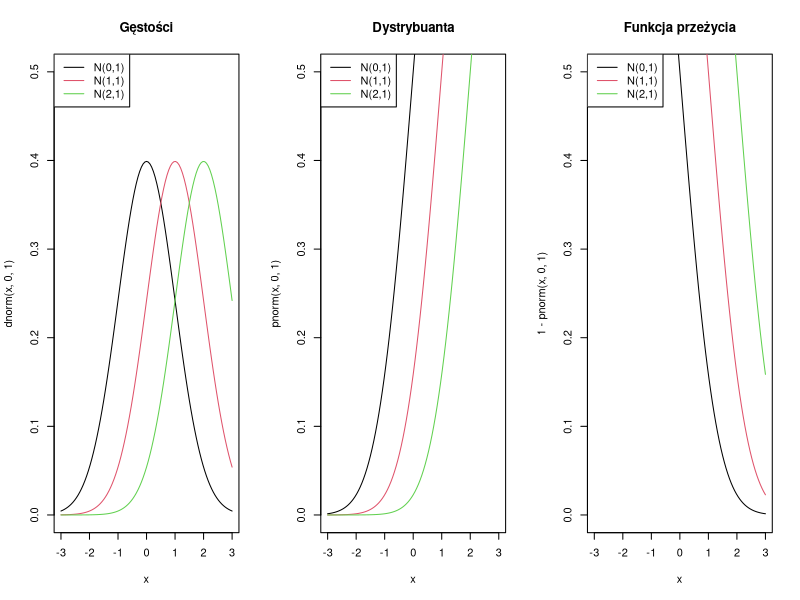
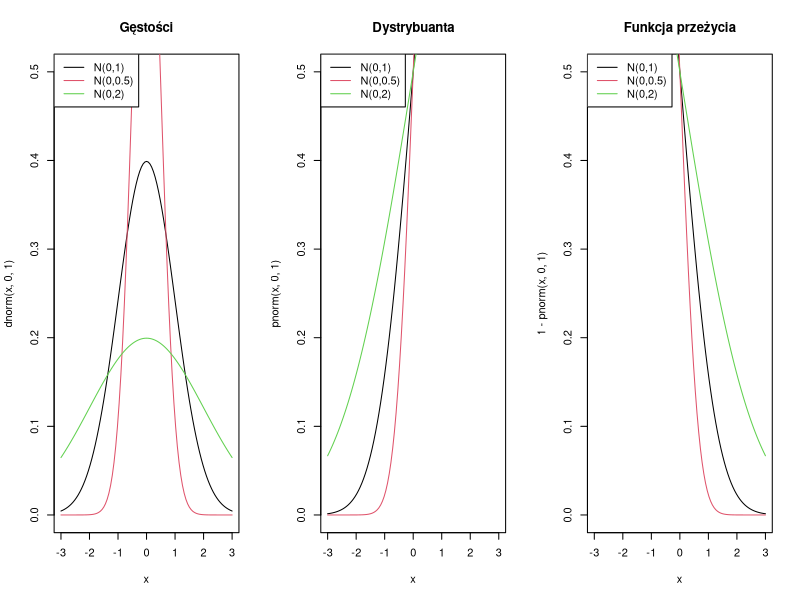
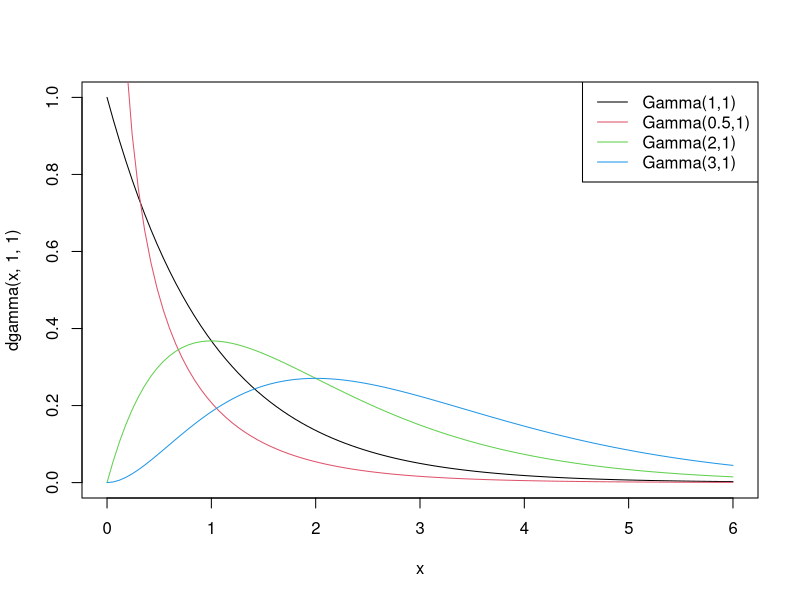
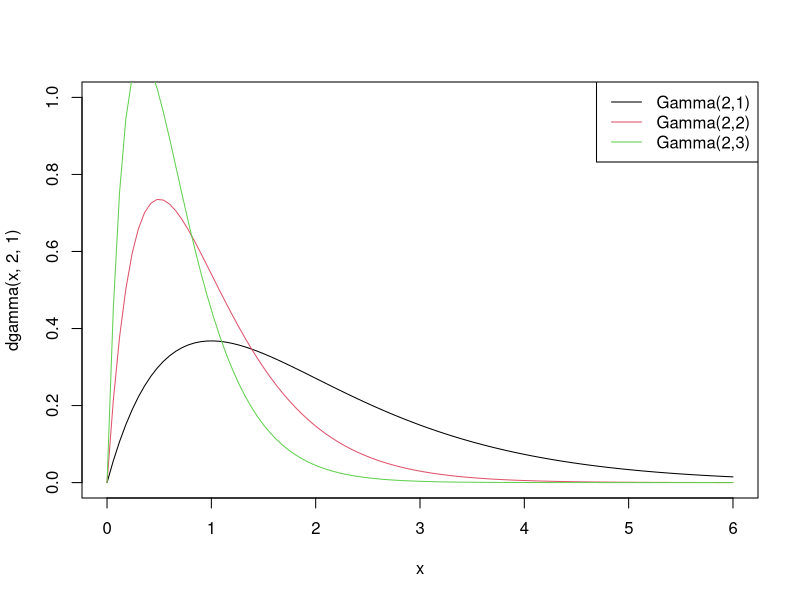
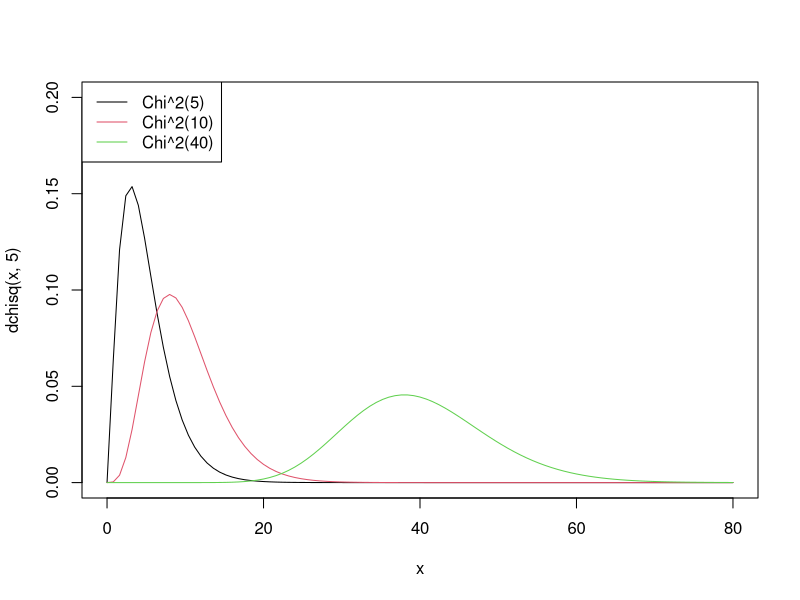
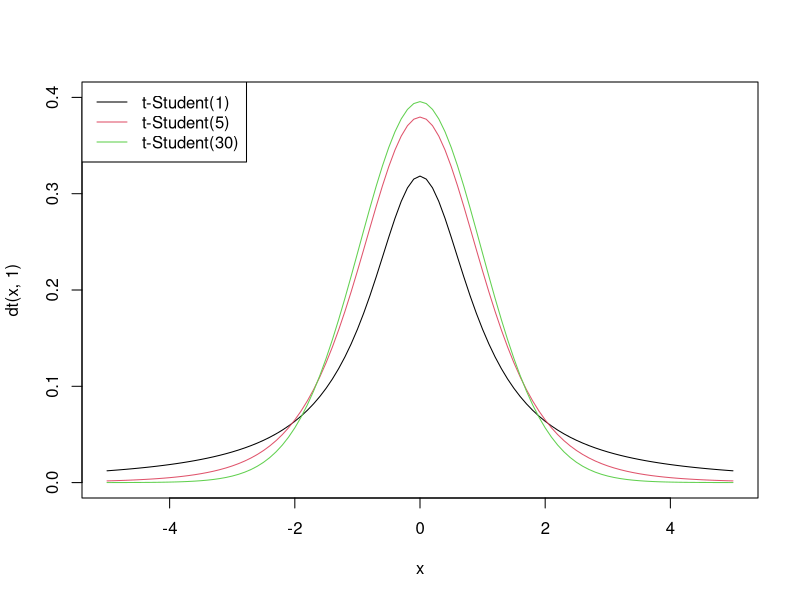
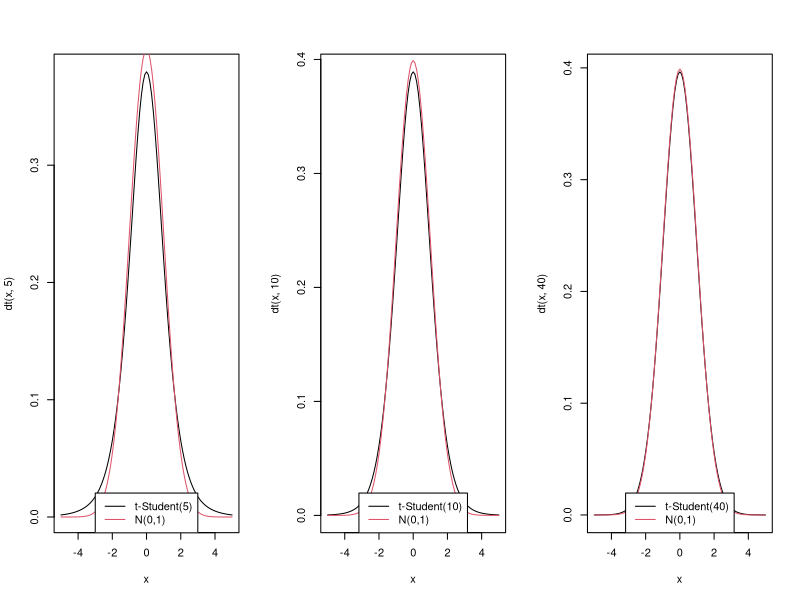
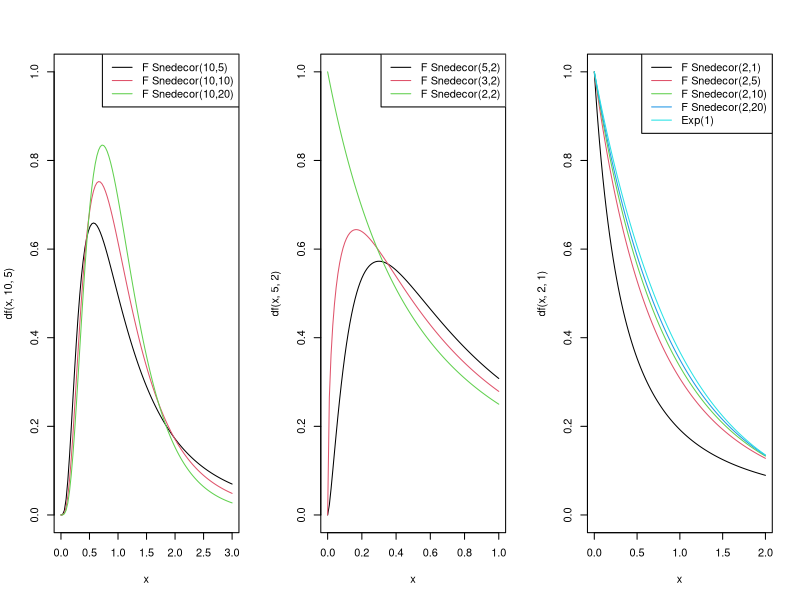

Write R code to recreate these figures, in order.
###########################################
###       STATYSTYKA MATEMATYCZNA       ###
###           LABORATORIUM 1            ###
###########################################


# Cel: wybrane rozkłady prawdopodobieństwa --------------------------------

# nrom - rozkład normalny
# chisq - rozkład chi-kwadrat
# gamma - rozkład gamma
# exp - rozkład wykładniczy
# f - rozkład F-Snedecora

# d - gęstość f(x) lub rozkład prawdopodobieństwa P(X=x)
# p - dystrybuanta F(x) = P(X<=x)
# q - funkcja kwantylowa F^{1}(p)
# r - generowanie liczb pseudolosowych


# Zadanie 1 ---------------------------------------------------------------

# a) N(0, 1), N(1, 1), N(2, 1)

par(mfrow = c(1, 3))

# gęstość

#?curve
# curve can plot also an expression in the variable x

curve(dnorm(x, 0, 1), xlim = c(-3, 3), ylim = c(0, 0.5), col = 1)
curve(dnorm(x, 1, 1), xlim = c(-3, 3), col = 2, add = TRUE)
curve(dnorm(x, 2, 1), xlim = c(-3, 3), col = 3, add = TRUE)
legend("topleft", c("N(0,1)","N(1,1)", "N(2,1)"), lty = 1, col = 1:3, text.col = 1)

title("Gęstości")


# dystrybuanta

curve(pnorm(x, 0, 1), xlim = c(-3, 3), ylim = c(0, 0.5), col = 1)
curve(pnorm(x, 1, 1), xlim = c(-3, 3), col = 2, add = TRUE)
curve(pnorm(x, 2, 1), xlim = c(-3, 3), col = 3, add = TRUE)
legend("topleft", c("N(0,1)","N(1,1)", "N(2,1)"), lty = 1, col = 1:3, text.col = 1)

title("Dystrybuanta")


# funkcja przeżycia 

curve(1 - pnorm(x, 0, 1), xlim = c(-3, 3), ylim = c(0, 0.5), col = 1)
curve(1 - pnorm(x, 1, 1), xlim = c(-3, 3), col = 2, add = TRUE)
curve(1 - pnorm(x, 2, 1), xlim = c(-3, 3), col = 3, add = TRUE)
legend("topleft", c("N(0,1)","N(1,1)", "N(2,1)"), lty = 1, col = 1:3, text.col = 1)

title("Funkcja przeżycia")


# b) N(0, 1), N(0, 0.5), N(0, 2)

par(mfrow = c(1, 3))

# gęstość

curve(dnorm(x, 0, 1), xlim = c(-3, 3), ylim = c(0, 0.5), col = 1)
curve(dnorm(x, 0, 0.5), xlim = c(-3, 3), col = 2, add = TRUE)
curve(dnorm(x, 0, 2), xlim = c(-3, 3), col = 3, add = TRUE)
legend("topleft", c("N(0,1)","N(0,0.5)", "N(0,2)"), lty = 1, col = 1:3, text.col = 1)

title("Gęstości")


# dystrybuanta

curve(pnorm(x, 0, 1), xlim = c(-3, 3), ylim = c(0, 0.5), col = 1)
curve(pnorm(x, 0, 0.5), xlim = c(-3, 3), col = 2, add = TRUE)
curve(pnorm(x, 0, 2), xlim = c(-3, 3), col = 3, add = TRUE)
legend("topleft", c("N(0,1)","N(0,0.5)", "N(0,2)"), lty = 1, col = 1:3, text.col = 1)

title("Dystrybuanta")


# funkcja przeżycia

curve(1 - pnorm(x, 0, 1), xlim = c(-3, 3), ylim = c(0, 0.5), col = 1)
curve(1 - pnorm(x, 0, 0.5), xlim = c(-3, 3), col = 2, add = TRUE)
curve(1 - pnorm(x, 0, 2), xlim = c(-3, 3), col = 3, add = TRUE)
legend("topleft", c("N(0,1)","N(0,0.5)", "N(0,2)"), lty = 1, col = 1:3, text.col = 1)

title("Funkcja przeżycia")


# Zadanie 2 ---------------------------------------------------------------

pnorm(3, 0, 1) - pnorm(-3, 0, 1)


# Zadanie 3 ---------------------------------------------------------------

# a) 
pnorm(179, 173, 6)

# b)
pnorm(180, 173, 6) - pnorm(167, 173, 6)

# c)
1 - pnorm(181, 173, 6)

# d)
qnorm(0.6, 173, 6)


# Zadanie 4 ---------------------------------------------------------------

# a)
qnorm(0.95, 0, 1)

# b)
qnorm(0.975, 0, 1)

# c)
?qt
qt(0.95, 10)

# d)
qt(0.99, 20)

# e)
?qchisq
qchisq(0.9, 4)

# f)
qchisq(0.95, 10)

# g)
?qf
qf(0.95, 2, 10)

# h)
qf(0.99, 3, 18)


# Zadanie 5 ---------------------------------------------------------------

?dgamma

# a)

par(mfrow = c(1, 1))
curve(dgamma(x, 1, 1), xlim = c(0, 6), ylim = c(0, 1), col = 1)
curve(dgamma(x, 0.5, 1), xlim = c(0, 6), col = 2, add = TRUE)
curve(dgamma(x, 2, 1), xlim = c(0, 6), col = 3, add = TRUE)
curve(dgamma(x, 3, 1), xlim = c(0, 6), col = 4, add = TRUE)
legend("topright", c("Gamma(1,1)","Gamma(0.5,1)", "Gamma(2,1)", "Gamma(3,1)"), lty = 1, col = 1:4, text.col = 1)


# b)

par(mfrow = c(1, 1))
curve(dgamma(x, 2, 1), xlim = c(0, 6), ylim = c(0, 1), col = 1)
curve(dgamma(x, 2, 2), xlim = c(0, 6), col = 2, add = TRUE)
curve(dgamma(x, 2, 3), xlim = c(0, 6), col = 3, add = TRUE)
legend("topright", c("Gamma(2,1)","Gamma(2,2)", "Gamma(2,3)"), lty = 1, col = 1:3, text.col = 1)


# Zadanie 6 ---------------------------------------------------------------

?dchisq

# a)

par(mfrow = c(1, 1))
curve(dchisq(x, 5), xlim = c(0, 80), ylim = c(0, 0.2), col = 1)
curve(dchisq(x, 10), xlim = c(0, 80), col = 2, add = TRUE)
curve(dchisq(x, 40), xlim = c(0, 80), col = 3, add = TRUE)
legend("topleft", c("Chi^2(5)","Chi^2(10)", "Chi^2(40)"), lty = 1, col = 1:3, text.col = 1)

# b)


# Zadanie 7 ---------------------------------------------------------------

par(mfrow = c(1, 1))
curve(dt(x, 1), xlim = c(-5, 5), ylim = c(0, 0.4), col = 1)
curve(dt(x, 5), col = 2, add = TRUE)
curve(dt(x, 30), col = 3, add = TRUE)
legend("topleft", c("t-Student(1)","t-Student(5)", "t-Student(30)"), lty = 1, col = 1:3, text.col = 1)


par(mfrow = c(1, 3))

curve(dt(x, 5), xlim = c(-5, 5), col = 1)
curve(dnorm(x, 0, 1), xlim = c(-5, 5), col = 2, add = TRUE)
legend("bottom", c("t-Student(5)", "N(0,1)"), lty = 1, col = 1:2, text.col = 1)

curve(dt(x, 10), xlim = c(-5, 5), col = 1)
curve(dnorm(x, 0, 1), xlim = c(-5, 5), col = 2, add = TRUE)
legend("bottom", c("t-Student(10)", "N(0,1)"), lty = 1, col = 1:2, text.col = 1)

curve(dt(x, 40), xlim = c(-5, 5), col = 1)
curve(dnorm(x, 0, 1), xlim = c(-5, 5), col = 2, add = TRUE)
legend("bottom", c("t-Student(40)", "N(0,1)"), lty = 1, col = 1:2, text.col = 1)



# Zadanie 8 ---------------------------------------------------------------

par(mfrow = c(1, 3))

# a)
curve(df(x, 10, 5), ylim = c(0, 1), xlim = c(0, 3), col = 1)
curve(df(x, 10, 10), col = 2, add = TRUE)
curve(df(x, 10, 20), col = 3, add = TRUE)
legend("topright", c("F Snedecor(10,5)","F Snedecor(10,10)", "F Snedecor(10,20)"), lty = 1, col = 1:3, text.col = 1)


# b)
curve(df(x, 5, 2), ylim = c(0, 1), col = 1)
curve(df(x, 3, 2), col = 2, add = TRUE)
curve(df(x, 2, 2), col = 3, add = TRUE)
legend("topright", c("F Snedecor(5,2)","F Snedecor(3,2)", "F Snedecor(2,2)"), lty = 1, col = 1:3, text.col = 1)


# c)
curve(df(x, 2, 1), ylim = c(0, 1), xlim = c(0, 2), col= 1)
curve(df(x, 2, 5), col = 2, add = TRUE)
curve(df(x, 2, 10), col = 3, add = TRUE)
curve(df(x, 2, 20), col = 4, add = TRUE)
curve(dexp(x, 1), col = 5, add = TRUE)
legend("topright", c("F Snedecor(2,1)","F Snedecor(2,5)", "F Snedecor(2,10)", "F Snedecor(2,20)", "Exp(1)"), lty = 1, col = 1:5, text.col = 1)


# Zadanie 9 ---------------------------------------------------------------

par(mfrow = c(1, 1))
curve(dbeta(x, 1, 1), ylim = c(0, 3), xlim = c(0, 1), col = 1)
curve(dbeta(x, 2, 2), col = 2, add = TRUE)
curve(dbeta(x, 2, 5), col = 3, add = TRUE)
curve(dbeta(x, 5, 2), col = 4, add = TRUE)
legend("topright", c("Beta(1,1)","Beta(2,2)", "Beta(2,5)", "Beta(5,2)"), lty = 1, col = 1:5, text.col = 1)


# Zadanie 10 --------------------------------------------------------------

par(mfrow = c(1, 1)) 
x <- 0:15
barplot(dbinom(x, 10, 0.5), ylim = c(0, 0.3), xlim = c(0, 20), col = rgb(0, 0, 0, alpha = 0.5))
barplot(dbinom(x, 10, 0.25), col = rgb(1, 0, 0, alpha = 0.5), add = TRUE)
barplot(dbinom(x, 50, 0.25), col = rgb(0, 1, 0, alpha = 0.5), add = TRUE)


# Zadanie 11 --------------------------------------------------------------

dgeom(0, 0.1)
dgeom(1, 0.1)
dgeom(2, 0.1)
dgeom(3, 0.1)
1 - pgeom(10, 0.1)


# Zadanie 12 --------------------------------------------------------------

phyper(0, 5, 195, 10)

